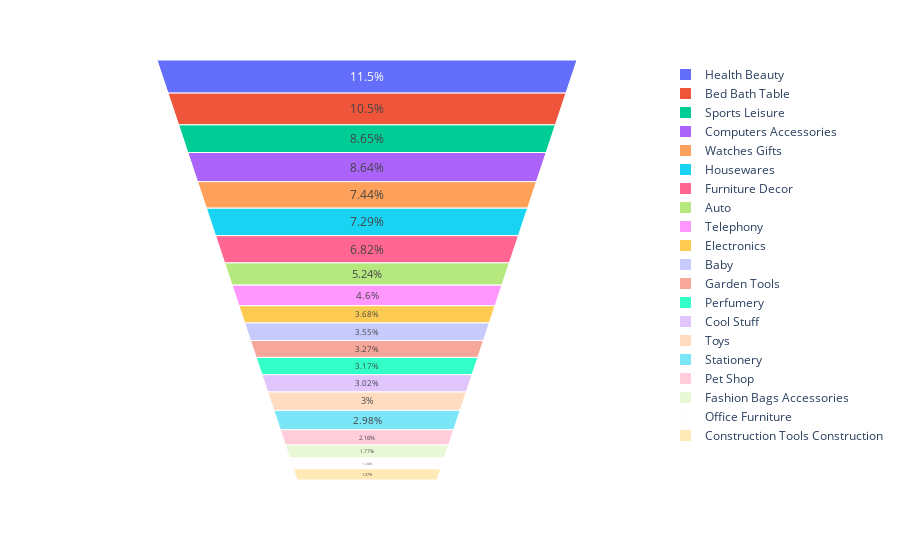

Here is the notebook cell this chart was saved with:
### Code cell
fig = px.funnel_area(names=cat_activity.index,
                    values=cat_activity.Activity)
fig.show()

### Figure 1 — Plotly figure (JSON) as saved in the notebook; plotly's stock layout.template omitted (floating-point values rounded to 4 significant figures)
{"data": [{"domain": {"x": [0, 1], "y": [0, 1]}, "hovertemplate": "label=%{label}<br>value=%{value}<extra></extra>", "labels": ["Health Beauty", "Bed Bath Table", "Sports Leisure", "Computers Accessories", "Watches Gifts", "Housewares", "Furniture Decor", "Auto", "Telephony", "Electronics", "Baby", "Garden Tools", "Perfumery", "Cool Stuff", "Toys", "Stationery", "Pet Shop", "Fashion Bags Accessories", "Office Furniture", "Construction Tools Construction"], "legendgroup": "", "name": "", "showlegend": true, "type": "funnelarea", "values": [5402, 4909, 4058, 4053, 3493, 3421, 3199, 2457, 2159, 1727, 1667, 1535, 1487, 1415, 1409, 1397, 1014, 830, 648, 643]}], "layout": {"legend": {"tracegroupgap": 0}, "margin": {"t": 60}}}
